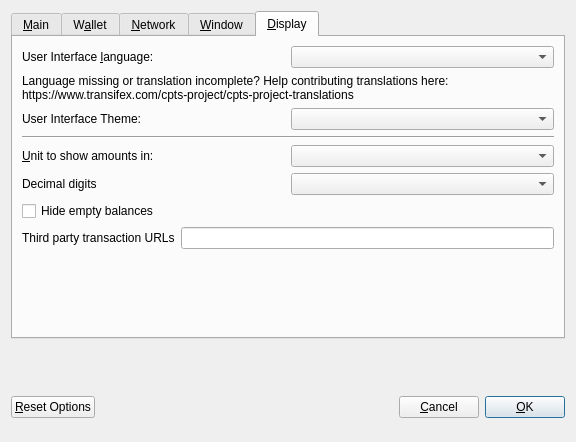
<?xml version="1.0" encoding="UTF-8"?>
<ui version="4.0">
 <class>OptionsDialog</class>
 <widget class="QDialog" name="OptionsDialog">
  <property name="geometry">
   <rect>
    <x>0</x>
    <y>0</y>
    <width>576</width>
    <height>442</height>
   </rect>
  </property>
  <property name="windowTitle">
   <string>Options</string>
  </property>
  <property name="modal">
   <bool>true</bool>
  </property>
  <layout class="QVBoxLayout" name="verticalLayout">
   <item>
    <widget class="QTabWidget" name="tabWidget">
     <property name="currentIndex">
      <number>4</number>
     </property>
     <widget class="QWidget" name="tabMain">
      <attribute name="title">
       <string>&amp;Main</string>
      </attribute>
      <layout class="QVBoxLayout" name="verticalLayout_Main">
       <item>
        <widget class="QCheckBox" name="bitcoinAtStartup">
         <property name="toolTip">
          <string>Automatically start CPTS after logging in to the system.</string>
         </property>
         <property name="text">
          <string>&amp;Start CPTS on system login</string>
         </property>
        </widget>
       </item>
       <item>
        <layout class="QHBoxLayout" name="horizontalLayout_2_Main">
         <item>
          <widget class="QLabel" name="databaseCacheLabel">
           <property name="text">
            <string>Size of &amp;database cache</string>
           </property>
           <property name="textFormat">
            <enum>Qt::PlainText</enum>
           </property>
           <property name="buddy">
            <cstring>databaseCache</cstring>
           </property>
          </widget>
         </item>
         <item>
          <widget class="QSpinBox" name="databaseCache"/>
         </item>
         <item>
          <widget class="QLabel" name="databaseCacheUnitLabel">
           <property name="text">
            <string>MB</string>
           </property>
           <property name="textFormat">
            <enum>Qt::PlainText</enum>
           </property>
          </widget>
         </item>
         <item>
          <spacer name="horizontalSpacer_2_Main">
           <property name="orientation">
            <enum>Qt::Horizontal</enum>
           </property>
           <property name="sizeHint" stdset="0">
            <size>
             <width>40</width>
             <height>20</height>
            </size>
           </property>
          </spacer>
         </item>
        </layout>
       </item>
       <item>
        <layout class="QHBoxLayout" name="horizontalLayout_3_Main">
         <item>
          <widget class="QLabel" name="threadsScriptVerifLabel">
           <property name="text">
            <string>Number of script &amp;verification threads</string>
           </property>
           <property name="textFormat">
            <enum>Qt::PlainText</enum>
           </property>
           <property name="buddy">
            <cstring>threadsScriptVerif</cstring>
           </property>
          </widget>
         </item>
         <item>
          <widget class="QSpinBox" name="threadsScriptVerif">
           <property name="toolTip">
            <string>(0 = auto, &lt;0 = leave that many cores free)</string>
           </property>
          </widget>
         </item>
         <item>
          <spacer name="horizontalSpacer_3_Main">
           <property name="orientation">
            <enum>Qt::Horizontal</enum>
           </property>
           <property name="sizeHint" stdset="0">
            <size>
             <width>40</width>
             <height>20</height>
            </size>
           </property>
          </spacer>
         </item>
        </layout>
       </item>
       <item>
        <spacer name="verticalSpacer_2">
         <property name="orientation">
          <enum>Qt::Vertical</enum>
         </property>
         <property name="sizeHint" stdset="0">
          <size>
           <width>20</width>
           <height>40</height>
          </size>
         </property>
        </spacer>
       </item>
       <item>
        <layout class="QHBoxLayout" name="horizontalLayout_3"/>
       </item>
      </layout>
     </widget>
     <widget class="QWidget" name="tabWallet">
      <attribute name="title">
       <string>W&amp;allet</string>
      </attribute>
      <layout class="QVBoxLayout" name="verticalLayout_Wallet">
       <item>
        <layout class="QHBoxLayout" name="horizontalLayout_2_Wallet">
         <item>
          <widget class="QLabel" name="labelStakeSplitThresholdText">
           <property name="text">
            <string>Stake split threshold:</string>
           </property>
          </widget>
         </item>
         <item>
          <widget class="QSpinBox" name="spinBoxStakeSplitThreshold">
           <property name="minimum">
            <number>1</number>
           </property>
           <property name="maximum">
            <number>999999</number>
           </property>
          </widget>
         </item>
        </layout>
       </item>
       <item>
        <widget class="QGroupBox" name="groupBox">
         <property name="title">
          <string>Expert</string>
         </property>
         <layout class="QVBoxLayout" name="verticalLayout_2">
          <item>
           <widget class="QCheckBox" name="coinControlFeatures">
            <property name="toolTip">
             <string>Whether to show coin control features or not.</string>
            </property>
            <property name="text">
             <string>Enable coin &amp;control features</string>
            </property>
           </widget>
          </item>
          <item>
           <widget class="QCheckBox" name="showMasternodesTab">
            <property name="toolTip">
             <string>Show additional tab listing all your masternodes in first sub-tab&lt;br/&gt;and all masternodes on the network in second sub-tab.</string>
            </property>
            <property name="text">
             <string>Show Masternodes Tab</string>
            </property>
           </widget>
          </item>
          <item>
           <widget class="QCheckBox" name="spendZeroConfChange">
            <property name="toolTip">
             <string>If you disable the spending of unconfirmed change, the change from a transaction&lt;br/&gt;cannot be used until that transaction has at least one confirmation.&lt;br/&gt;This also affects how your balance is computed.</string>
            </property>
            <property name="text">
             <string>&amp;Spend unconfirmed change</string>
            </property>
           </widget>
          </item>
         </layout>
        </widget>
       </item>
       <item>
        <spacer name="verticalSpacer_Wallet">
         <property name="orientation">
          <enum>Qt::Vertical</enum>
         </property>
         <property name="sizeHint" stdset="0">
          <size>
           <width>20</width>
           <height>40</height>
          </size>
         </property>
        </spacer>
       </item>
      </layout>
     </widget>
     <widget class="QWidget" name="tabNetwork">
      <attribute name="title">
       <string>&amp;Network</string>
      </attribute>
      <layout class="QVBoxLayout" name="verticalLayout_Network">
       <item>
        <widget class="QCheckBox" name="mapPortUpnp">
         <property name="toolTip">
          <string>Automatically open the CPTS client port on the router. This only works when your router supports UPnP and it is enabled.</string>
         </property>
         <property name="text">
          <string>Map port using &amp;UPnP</string>
         </property>
        </widget>
       </item>
       <item>
        <widget class="QCheckBox" name="allowIncoming">
         <property name="toolTip">
          <string>Accept connections from outside</string>
         </property>
         <property name="text">
          <string>Allow incoming connections</string>
         </property>
        </widget>
       </item>
       <item>
        <widget class="QCheckBox" name="connectSocks">
         <property name="toolTip">
          <string>Connect to the CPTS network through a SOCKS5 proxy.</string>
         </property>
         <property name="text">
          <string>&amp;Connect through SOCKS5 proxy (default proxy):</string>
         </property>
        </widget>
       </item>
       <item>
        <layout class="QHBoxLayout" name="horizontalLayout_1_Network">
         <item>
          <widget class="QLabel" name="proxyIpLabel">
           <property name="text">
            <string>Proxy &amp;IP:</string>
           </property>
           <property name="textFormat">
            <enum>Qt::PlainText</enum>
           </property>
           <property name="buddy">
            <cstring>proxyIp</cstring>
           </property>
          </widget>
         </item>
         <item>
          <widget class="QValidatedLineEdit" name="proxyIp">
           <property name="minimumSize">
            <size>
             <width>140</width>
             <height>0</height>
            </size>
           </property>
           <property name="maximumSize">
            <size>
             <width>140</width>
             <height>16777215</height>
            </size>
           </property>
           <property name="toolTip">
            <string>IP address of the proxy (e.g. IPv4: 127.0.0.1 / IPv6: ::1)</string>
           </property>
          </widget>
         </item>
         <item>
          <widget class="QLabel" name="proxyPortLabel">
           <property name="text">
            <string>&amp;Port:</string>
           </property>
           <property name="textFormat">
            <enum>Qt::PlainText</enum>
           </property>
           <property name="buddy">
            <cstring>proxyPort</cstring>
           </property>
          </widget>
         </item>
         <item>
          <widget class="QLineEdit" name="proxyPort">
           <property name="minimumSize">
            <size>
             <width>75</width>
             <height>0</height>
            </size>
           </property>
           <property name="maximumSize">
            <size>
             <width>55</width>
             <height>16777215</height>
            </size>
           </property>
           <property name="toolTip">
            <string>Port of the proxy (e.g. 9050)</string>
           </property>
          </widget>
         </item>
         <item>
          <spacer name="horizontalSpacer_1_Network">
           <property name="orientation">
            <enum>Qt::Horizontal</enum>
           </property>
           <property name="sizeHint" stdset="0">
            <size>
             <width>40</width>
             <height>20</height>
            </size>
           </property>
          </spacer>
         </item>
        </layout>
       </item>
       <item>
        <spacer name="verticalSpacer_Network">
         <property name="orientation">
          <enum>Qt::Vertical</enum>
         </property>
         <property name="sizeHint" stdset="0">
          <size>
           <width>20</width>
           <height>40</height>
          </size>
         </property>
        </spacer>
       </item>
      </layout>
     </widget>
     <widget class="QWidget" name="tabWindow">
      <attribute name="title">
       <string>&amp;Window</string>
      </attribute>
      <layout class="QVBoxLayout" name="verticalLayout_Window">
       <item>
        <widget class="QCheckBox" name="minimizeToTray">
         <property name="toolTip">
          <string>Show only a tray icon after minimizing the window.</string>
         </property>
         <property name="text">
          <string>&amp;Minimize to the tray instead of the taskbar</string>
         </property>
        </widget>
       </item>
       <item>
        <widget class="QCheckBox" name="minimizeOnClose">
         <property name="toolTip">
          <string>Minimize instead of exit the application when the window is closed. When this option is enabled, the application will be closed only after selecting Quit in the menu.</string>
         </property>
         <property name="text">
          <string>M&amp;inimize on close</string>
         </property>
        </widget>
       </item>
       <item>
        <spacer name="verticalSpacer_Window">
         <property name="orientation">
          <enum>Qt::Vertical</enum>
         </property>
         <property name="sizeHint" stdset="0">
          <size>
           <width>20</width>
           <height>40</height>
          </size>
         </property>
        </spacer>
       </item>
      </layout>
     </widget>
     <widget class="QWidget" name="tabDisplay">
      <attribute name="title">
       <string>&amp;Display</string>
      </attribute>
      <layout class="QVBoxLayout" name="verticalLayout_Display">
       <item>
        <layout class="QHBoxLayout" name="horizontalLayout_1_Display">
         <item>
          <widget class="QLabel" name="langLabel">
           <property name="text">
            <string>User Interface &amp;language:</string>
           </property>
           <property name="textFormat">
            <enum>Qt::PlainText</enum>
           </property>
           <property name="buddy">
            <cstring>lang</cstring>
           </property>
          </widget>
         </item>
         <item>
          <widget class="QValueComboBox" name="lang">
           <property name="toolTip">
            <string>The user interface language can be set here. This setting will take effect after restarting CPTS.</string>
           </property>
          </widget>
         </item>
        </layout>
       </item>
       <item>
        <widget class="QLabel" name="label_3">
         <property name="toolTip">
          <string notr="true"/>
         </property>
         <property name="statusTip">
          <string notr="true"/>
         </property>
         <property name="whatsThis">
          <string notr="true"/>
         </property>
         <property name="accessibleName">
          <string notr="true"/>
         </property>
         <property name="text">
          <string>Language missing or translation incomplete? Help contributing translations here:
https://www.transifex.com/cpts-project/cpts-project-translations</string>
         </property>
         <property name="wordWrap">
          <bool>true</bool>
         </property>
         <property name="openExternalLinks">
          <bool>true</bool>
         </property>
         <property name="textInteractionFlags">
          <set>Qt::TextBrowserInteraction</set>
         </property>
        </widget>
       </item>
       <item>
        <layout class="QHBoxLayout" name="horizontalLayout_4_Display" stretch="0,0">
         <item>
          <widget class="QLabel" name="themeLabel">
           <property name="text">
            <string>User Interface Theme:</string>
           </property>
          </widget>
         </item>
         <item>
          <widget class="QValueComboBox" name="theme"/>
         </item>
        </layout>
       </item>
       <item>
        <widget class="Line" name="line">
         <property name="orientation">
          <enum>Qt::Horizontal</enum>
         </property>
        </widget>
       </item>
       <item>
        <layout class="QHBoxLayout" name="horizontalLayout_2_Display">
         <item>
          <widget class="QLabel" name="unitLabel">
           <property name="text">
            <string>&amp;Unit to show amounts in:</string>
           </property>
           <property name="textFormat">
            <enum>Qt::PlainText</enum>
           </property>
           <property name="buddy">
            <cstring>unit</cstring>
           </property>
          </widget>
         </item>
         <item>
          <widget class="QValueComboBox" name="unit">
           <property name="toolTip">
            <string>Choose the default subdivision unit to show in the interface and when sending coins.</string>
           </property>
          </widget>
         </item>
        </layout>
       </item>
       <item>
        <layout class="QHBoxLayout" name="horizontalLayout_5_Display">
         <item>
          <widget class="QLabel" name="digitsLabel">
           <property name="text">
            <string>Decimal digits</string>
           </property>
          </widget>
         </item>
         <item>
          <widget class="QValueComboBox" name="digits"/>
         </item>
        </layout>
       </item>
       <item>
        <widget class="QCheckBox" name="checkBoxHideZeroBalances">
         <property name="toolTip">
          <string>Hide empty balances</string>
         </property>
         <property name="layoutDirection">
          <enum>Qt::LeftToRight</enum>
         </property>
         <property name="text">
          <string>Hide empty balances</string>
         </property>
        </widget>
       </item>
       <item>
        <layout class="QHBoxLayout" name="horizontalLayout_3_Display">
         <item>
          <widget class="QLabel" name="thirdPartyTxUrlsLabel">
           <property name="toolTip">
            <string>Third party URLs (e.g. a block explorer) that appear in the transactions tab as context menu items. %s in the URL is replaced by transaction hash. Multiple URLs are separated by vertical bar |.</string>
           </property>
           <property name="text">
            <string>Third party transaction URLs</string>
           </property>
           <property name="buddy">
            <cstring>thirdPartyTxUrls</cstring>
           </property>
          </widget>
         </item>
         <item>
          <widget class="QLineEdit" name="thirdPartyTxUrls">
           <property name="toolTip">
            <string>Third party URLs (e.g. a block explorer) that appear in the transactions tab as context menu items. %s in the URL is replaced by transaction hash. Multiple URLs are separated by vertical bar |.</string>
           </property>
          </widget>
         </item>
        </layout>
       </item>
       <item>
        <spacer name="verticalSpacer">
         <property name="orientation">
          <enum>Qt::Vertical</enum>
         </property>
         <property name="sizeHint" stdset="0">
          <size>
           <width>20</width>
           <height>40</height>
          </size>
         </property>
        </spacer>
       </item>
      </layout>
     </widget>
    </widget>
   </item>
   <item>
    <widget class="QFrame" name="frame">
     <layout class="QVBoxLayout" name="verticalLayout_Bottom">
      <item>
       <widget class="QLabel" name="overriddenByCommandLineLabel">
        <property name="text">
         <string/>
        </property>
        <property name="textFormat">
         <enum>Qt::PlainText</enum>
        </property>
        <property name="wordWrap">
         <bool>true</bool>
        </property>
       </widget>
      </item>
     </layout>
    </widget>
   </item>
   <item>
    <layout class="QHBoxLayout" name="horizontalLayout_Buttons">
     <item>
      <widget class="QPushButton" name="resetButton">
       <property name="toolTip">
        <string>Reset all client options to default.</string>
       </property>
       <property name="text">
        <string>&amp;Reset Options</string>
       </property>
       <property name="autoDefault">
        <bool>false</bool>
       </property>
      </widget>
     </item>
     <item>
      <spacer name="horizontalSpacer_1">
       <property name="orientation">
        <enum>Qt::Horizontal</enum>
       </property>
       <property name="sizeHint" stdset="0">
        <size>
         <width>40</width>
         <height>48</height>
        </size>
       </property>
      </spacer>
     </item>
     <item>
      <widget class="QLabel" name="statusLabel">
       <property name="minimumSize">
        <size>
         <width>200</width>
         <height>0</height>
        </size>
       </property>
       <property name="font">
        <font>
         <weight>75</weight>
         <bold>true</bold>
        </font>
       </property>
       <property name="text">
        <string/>
       </property>
       <property name="textFormat">
        <enum>Qt::PlainText</enum>
       </property>
       <property name="wordWrap">
        <bool>true</bool>
       </property>
      </widget>
     </item>
     <item>
      <spacer name="horizontalSpacer_2">
       <property name="orientation">
        <enum>Qt::Horizontal</enum>
       </property>
       <property name="sizeHint" stdset="0">
        <size>
         <width>40</width>
         <height>48</height>
        </size>
       </property>
      </spacer>
     </item>
     <item>
      <widget class="QPushButton" name="cancelButton">
       <property name="text">
        <string>&amp;Cancel</string>
       </property>
       <property name="autoDefault">
        <bool>false</bool>
       </property>
      </widget>
     </item>
     <item>
      <widget class="QPushButton" name="okButton">
       <property name="text">
        <string>&amp;OK</string>
       </property>
       <property name="autoDefault">
        <bool>false</bool>
       </property>
       <property name="default">
        <bool>true</bool>
       </property>
      </widget>
     </item>
    </layout>
   </item>
  </layout>
 </widget>
 <customwidgets>
  <customwidget>
   <class>QValidatedLineEdit</class>
   <extends>QLineEdit</extends>
   <header>qvalidatedlineedit.h</header>
  </customwidget>
  <customwidget>
   <class>QValueComboBox</class>
   <extends>QComboBox</extends>
   <header>qvaluecombobox.h</header>
  </customwidget>
 </customwidgets>
 <resources/>
 <connections/>
</ui>
